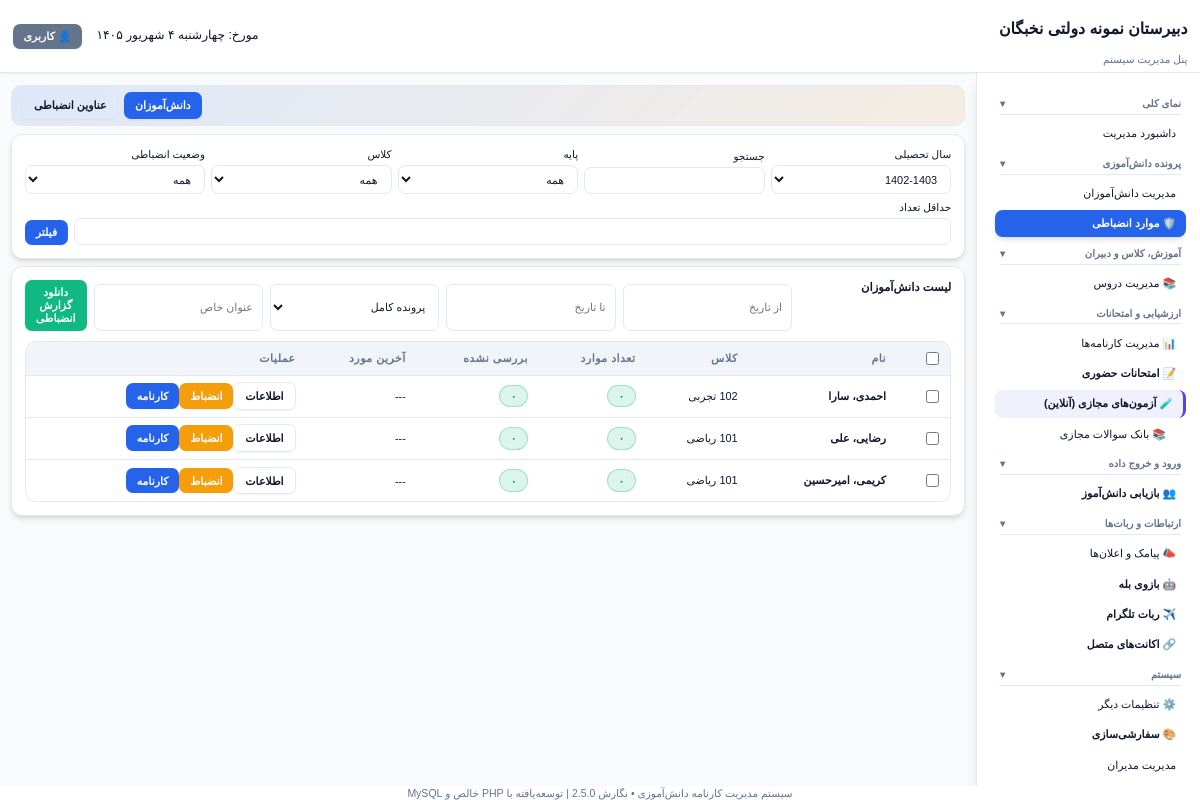
The page /deputy-panel.php (signed in) on the database its author committed.
### tables this page shows
CREATE TABLE IF NOT EXISTS `settings` (
  `key_name` varchar(100) NOT NULL,
  `key_value` text DEFAULT NULL,
  PRIMARY KEY (`key_name`)
);

CREATE TABLE IF NOT EXISTS `students` (
  `id` int(11) NOT NULL AUTO_INCREMENT,
  `national_id` varchar(50) NOT NULL,
  `student_code` varchar(50) DEFAULT NULL,
  `serial_number` varchar(50) DEFAULT NULL,
  `first_name` varchar(100) NOT NULL,
  `last_name` varchar(100) NOT NULL,
  `father_name` varchar(100) DEFAULT NULL,
  `birth_date` varchar(20) DEFAULT NULL,
  `gender` enum('male','female') DEFAULT 'male',
  `grade_level` varchar(50) DEFAULT 'دهم',
  `class_name` varchar(100) DEFAULT '101',
  `photo_url` varchar(255) DEFAULT NULL,
  `password` varchar(255) DEFAULT NULL,
  `phone` varchar(20) DEFAULT NULL,
  `father_phone` varchar(20) DEFAULT NULL,
  `mother_phone` varchar(20) DEFAULT NULL,
  `status` enum('active','inactive') DEFAULT 'active',
  `is_temp` tinyint(1) NOT NULL DEFAULT 0,
  `created_at` datetime DEFAULT CURRENT_TIMESTAMP,
  `updated_at` datetime DEFAULT CURRENT_TIMESTAMP ON UPDATE CURRENT_TIMESTAMP,
  PRIMARY KEY (`id`),
  KEY `national_id` (`national_id`),
  KEY `class_name` (`class_name`)
);

### deputy-panel.php (the view, shortened to what the rows shown need)
<?php
require_once __DIR__ . '/includes/auth.php';
require_once __DIR__ . '/includes/header.php';
$latestDiscYear = DB::fetch("SELECT academic_year FROM (SELECT academic_year FROM students WHERE academic_year IS NOT NULL AND academic_year<>'' UNION SELECT academic_year FROM classes WHERE academic_year<>'' UNION SELECT academic_year FROM class_schedules WHERE academic_year<>'') y ORDER BY academic_year DESC LIMIT 1");
$year = trim($_GET['academic_year'] ?? get_setting('current_academic_year', $latestDiscYear['academic_year'] ?? '1404/1405'));
$tab=$_GET['tab']??'students'; $grade=trim($_GET['grade']??''); $class=trim($_GET['class']??'');
$titles=DB::fetchAll('SELECT * FROM discipline_titles ORDER BY title');
$where=["s.status='active'"]; $params=[];
if($year){
    $where[]="(s.academic_year=? OR (s.academic_year IS NULL AND EXISTS(SELECT 1 FROM reports ry WHERE ry.student_id=s.id AND ry.academic_year=?)) OR (s.academic_year IS NULL AND EXISTS(SELECT 1 FROM class_schedules cs WHERE cs.academic_year=? AND cs.class_name=s.class_name)) OR (s.academic_year IS NULL AND EXISTS(SELECT 1 FROM classes c WHERE c.academic_year=? AND c.name=s.class_name)))";
    $params[]=$year; $params[]=$year; $params[]=$year; $params[]=$year;
} if($grade){$where[]='s.grade_level=?';$params[]=$grade;} if($class){$where[]='s.class_name=?';$params[]=$class;}
$sql="SELECT s.*,COALESCE(dc.cnt,0) discipline_count,COALESCE(dc.unreviewed_cnt,0) unreviewed_count,dc.lastd FROM students s LEFT JOIN (SELECT student_id,COUNT(*) cnt,SUM(is_justified=1) justified_cnt,SUM(review_status='reviewed') reviewed_cnt,SUM(CASE WHEN COALESCE(review_status,'pending')='pending' THEN 1 ELSE 0 END) unreviewed_cnt,MAX(occurred_at_jalali) lastd FROM student_discipline_records GROUP BY student_id) dc ON dc.student_id=s.id WHERE ".implode(' AND ',$where);
$students=DB::fetchAll($sql,$params); persian_usort_students($students);
?>
<div class="space-y-4">
 <?php if($tab==='titles'): ?>
 <div class="grid grid-cols-3 gap-3"><div class="card"><form method="POST"><input type="hidden" name="csrf_token" value="<?php echo csrf_token(); ?>"><input type="hidden" name="save_title" value="1"><input name="title" class="form-input" placeholder="عنوان مورد انضباطی" required><select name="status" class="form-select"><option value="1">فعال</option><option value="0">غیرفعال</option></select><button class="btn btn-success w-full">ثبت عنوان</button></form></div><div class="card col-span-2"><div class="table-container"><table><thead><tr><th>عنوان</th><th>وضعیت</th><th>حذف</th></tr></thead><tbody><?php foreach($titles as $t): ?><tr><td colspan="3"><form method="POST" class="flex gap-2 items-center"><input type="hidden" name="csrf_token" value="<?php echo csrf_token(); ?>"><input type="hidden" name="save_title" value="1"><input type="hidden" name="title_id" value="<?php echo $t['id']; ?>"><input name="title" class="form-input" value="<?php echo clean($t['title']); ?>"><select name="status" class="form-select"><option value="1" <?php echo $t['status']?'selected':''; ?>>فعال</option><option value="0" <?php echo !$t['status']?'selected':''; ?>>غیرفعال</option></select><button class="btn btn-success text-xs">ویرایش</button></form><form method="POST" class="inline"><input type="hidden" name="csrf_token" value="<?php echo csrf_token(); ?>"><input type="hidden" name="delete_title" value="1"><input type="hidden" name="title_id" value="<?php echo $t['id']; ?>"><button class="btn btn-danger text-xs">حذف</button></form></td></tr><?php endforeach; ?></tbody></table></div></div></div>
 <?php else: ?>
 <form method="POST" action="discipline-bulk-report.php" class="card"><div class="table-container"><table><thead><tr><th><input type="checkbox" onclick="document.querySelectorAll('.ds').forEach(c=>c.checked=this.checked)"></th><th>نام</th><th>کلاس</th><th>تعداد موارد</th><th>بررسی نشده</th><th>آخرین مورد</th><th>عملیات</th></tr></thead><tbody><?php foreach($students as $s): ?><tr><td><input class="ds" type="checkbox" name="student_ids[]" value="<?php echo $s['id']; ?>"></td><td class="font-bold"><?php echo clean($s['last_name'].'، '.$s['first_name']); ?></td><td><?php echo clean($s['class_name']); ?></td><td><span class="badge <?php echo $s['discipline_count']?'badge-warning':'badge-success'; ?>"><?php echo tr_num($s['discipline_count'],'fa'); ?></span></td><td><span class="badge <?php echo $s['unreviewed_count']>0?'badge-danger':'badge-success'; ?>"><?php echo tr_num($s['unreviewed_count'],'fa'); ?></span></td><td><?php echo tr_num($s['lastd']?:'---','fa'); ?></td><td><button type="button" class="btn btn-outline text-xs" onclick="openStudentModal('info',<?php echo $s['id']; ?>)">اطلاعات</button><button type="button" class="btn btn-warning text-xs" onclick="openStudentModal('discipline',<?php echo $s['id']; ?>)">انضباط</button><button type="button" class="btn btn-primary text-xs" onclick="openStudentModal('reports',<?php echo $s['id']; ?>)">کارنامه</button></td></tr><?php endforeach; ?></tbody></table></div></form>
 <?php endif; ?>
</div>
<?php require_once __DIR__ . '/includes/footer.php'; ?>

### includes/header.php (shortened to what the rows shown need)
<?php
require_once __DIR__ . '/auth.php';
$schoolName = get_setting('school_name', 'سیستم مدیریت کارنامه دانش‌آموزی');
?>
<!DOCTYPE html>
<html lang="fa" dir="rtl">
<head>
    <link rel="stylesheet" href="assets/css/style.css">
</head>
<body class="bg-body text-main min-h-screen flex flex-col font-sans">
<?php if (is_admin_logged_in() || is_student_logged_in() || (function_exists('is_teacher_logged_in') && is_teacher_logged_in())): ?>
<header class="navbar flex items-center justify-between px-6 py-4 border-b border-color bg-card shadow-sm">
    <div class="flex items-center gap-4">
        <div><h1 class="text-lg font-bold"><?php echo clean($schoolName); ?></h1><span class="text-xs text-muted"><?php echo is_admin_logged_in() ? 'پنل مدیریت سیستم' : (is_student_logged_in() ? 'پنل دانش‌آموزی' : 'پنل دبیران'); ?></span></div>
    </div>
    <div class="flex items-center gap-4">
        <span class="text-sm font-medium">مورخ: <?php echo jdate('l j F Y'); ?></span>
        <div class="user-menu-wrap">
            <button type="button" class="btn btn-secondary user-menu-btn" onclick="document.body.classList.toggle('user-menu-open')">👤 کاربری</button>
        </div>
    </div>
</header>
<div class="flex flex-1">
    <?php if (is_admin_logged_in()): ?>
    <aside class="sidebar w-64 bg-card border-l border-color p-4 flex flex-col gap-1.5 shrink-0 shadow-lg">
        <div class="sidebar-scroll">
        <div class="sidebar-section-title">نمای کلی</div>
        <a href="index.php?view=dashboard" class="sidebar-item <?php echo (!isset($_GET['view']) || $_GET['view'] == 'dashboard') && basename($_SERVER['PHP_SELF']) == 'index.php' ? 'active' : ''; ?>">داشبورد مدیریت</a>
        <?php if (has_permission('manage_students')): ?>
            <div class="sidebar-section-title">پرونده دانش‌آموزی</div>
            <a href="students.php" class="sidebar-item <?php echo basename($_SERVER['PHP_SELF']) == 'students.php' ? 'active' : ''; ?>">مدیریت دانش‌آموزان</a>
            <a href="deputy-panel.php" class="sidebar-item <?php echo basename($_SERVER['PHP_SELF']) == 'deputy-panel.php' ? 'active' : ''; ?>">🛡️ موارد انضباطی</a>
        <?php endif; ?>
        <?php if (has_permission('manage_classes')): ?>
            <div class="sidebar-section-title">آموزش، کلاس و دبیران</div>
            <a href="courses-management.php" class="sidebar-item <?php echo in_array(basename($_SERVER['PHP_SELF']), ['courses-management.php','classes.php','import-teachers.php','import-schedule.php']) ? 'active' : ''; ?>">📚 مدیریت دروس</a>
        <?php endif; ?>
        <?php if (has_permission('manage_reports')): ?>
            <div class="sidebar-section-title">ارزشیابی و امتحانات</div>
            <a href="reports-management.php" class="sidebar-item <?php echo in_array(basename($_SERVER['PHP_SELF']), ['reports-management.php','reports.php','import.php','analytics.php']) ? 'active' : ''; ?>">📊 مدیریت کارنامه‌ها</a>
            <a href="exams.php" class="sidebar-item font-bold text-rose-600 <?php echo basename($_SERVER['PHP_SELF']) == 'exams.php' ? 'active' : ''; ?>">📝 امتحانات حضوری</a>
            <a href="online-exams.php" class="sidebar-item font-bold text-indigo-600 <?php echo in_array(basename($_SERVER['PHP_SELF']), ['online-exams.php','online-exam-form.php','online-exam-questions.php','online-exam-monitor.php','online-exam-results.php','online-exam-result.php','online-exam-grading.php','online-exam-categories.php']) ? 'active' : ''; ?>" style="background:rgba(79,70,229,0.08);border-right:3px solid #4f46e5;">🧪 آزمون‌های مجازی (آنلاین)</a>
            <a href="online-question-bank.php" class="sidebar-item text-purple-600 <?php echo basename($_SERVER['PHP_SELF']) == 'online-question-bank.php' ? 'active' : ''; ?>" style="padding-right:20px;">📚 بانک سوالات مجازی</a>
        <?php endif; ?>
        <?php if (has_permission('import_data')): ?>
            <div class="sidebar-section-title">ورود و خروج داده</div>
            <a href="student-recovery.php" class="sidebar-item font-bold text-green-700 <?php echo in_array(basename($_SERVER['PHP_SELF']), ['student-recovery.php','import-students.php','import-photos.php']) ? 'active' : ''; ?>">👥 بازیابی دانش‌آموز</a>
        <?php endif; ?>
        <?php if (has_permission('send_sms')): ?>
            <div class="sidebar-section-title">ارتباطات و ربات‌ها</div>
            <a href="messages-management.php" class="sidebar-item <?php echo in_array(basename($_SERVER['PHP_SELF']), ['messages-management.php','notifications.php','sms-panel.php']) ? 'active' : ''; ?>">📣 پیامک و اعلان‌ها</a>
            <a href="bale-bot.php" class="sidebar-item font-bold text-teal-600 <?php echo basename($_SERVER['PHP_SELF']) == 'bale-bot.php' ? 'active' : ''; ?>">🤖 بازوی بله</a>
            <a href="telegram-bot.php" class="sidebar-item font-bold text-sky-600 <?php echo basename($_SERVER['PHP_SELF']) == 'telegram-bot.php' ? 'active' : ''; ?>">✈️ ربات تلگرام</a>
            <a href="bot-accounts.php" class="sidebar-item font-bold text-cyan-600 <?php echo basename($_SERVER['PHP_SELF']) == 'bot-accounts.php' ? 'active' : ''; ?>">🔗 اکانت‌های متصل</a>
        <?php endif; ?>
        <div class="sidebar-section-title">سیستم</div>
        <a href="other-settings.php" class="sidebar-item <?php echo in_array(basename($_SERVER['PHP_SELF']), ['other-settings.php','backups.php','activity-logs.php','migration-updater.php']) ? 'active' : ''; ?>">⚙️ تنظیمات دیگر</a>
        <?php if (has_permission('system_settings')): ?><a href="settings.php" class="sidebar-item font-semibold text-amber-600 <?php echo basename($_SERVER['PHP_SELF']) == 'settings.php' ? 'active' : ''; ?>">🎨 سفارشی‌سازی</a><?php endif; ?>
        <?php if (($_SESSION['admin_role'] ?? '') === 'super_admin'): ?><a href="admins.php" class="sidebar-item text-purple-600 <?php echo basename($_SERVER['PHP_SELF']) == 'admins.php' ? 'active' : ''; ?>">مدیریت مدیران</a><?php endif; ?>
        </div>
    </aside>
    <?php endif; ?>
    <main class="flex-1 p-6 overflow-y-auto">
<?php else: ?>
    <main class="flex-1 flex items-center justify-center p-6">
<?php endif; ?>

### includes/footer.php (shortened to what the rows shown need)
<?php if (is_admin_logged_in() || is_student_logged_in()): ?>
    </main>
</div>
<?php else: ?>
    </main>
<?php endif; ?>
<footer class="py-4 px-6 border-t border-color bg-card text-center text-xs text-muted mt-auto">
    <span>سیستم مدیریت کارنامه دانش‌آموزی &bull; نگارش <?php echo clean(get_setting('system_version', '2.5.0')); ?></span>
    <span class="mx-2">|</span>
    <span>توسعه‌یافته با PHP خالص و MySQL</span>
</footer>
</body>
</html>

### rows shown on the page
settings: key_value "دبیرستان نمونه دولتی نخبگان"
students: last_name+first_name "احمدی، سارا", class_name "102 تجربی", discipline_count "۰", unreviewed_count "۰", lastd "---"
students: last_name+first_name "رضایی، علی", class_name "101 ریاضی", discipline_count "۰", unreviewed_count "۰", lastd "---"
students: last_name+first_name "کریمی، امیرحسین", class_name "101 ریاضی", discipline_count "۰", unreviewed_count "۰", lastd "---"
settings: key_value "2.5.0"

### other values the page prints
jdate('l j F Y') "چهارشنبه ۴ شهریور ۱۴۰۵"
form field academic_year "1402-1403"
